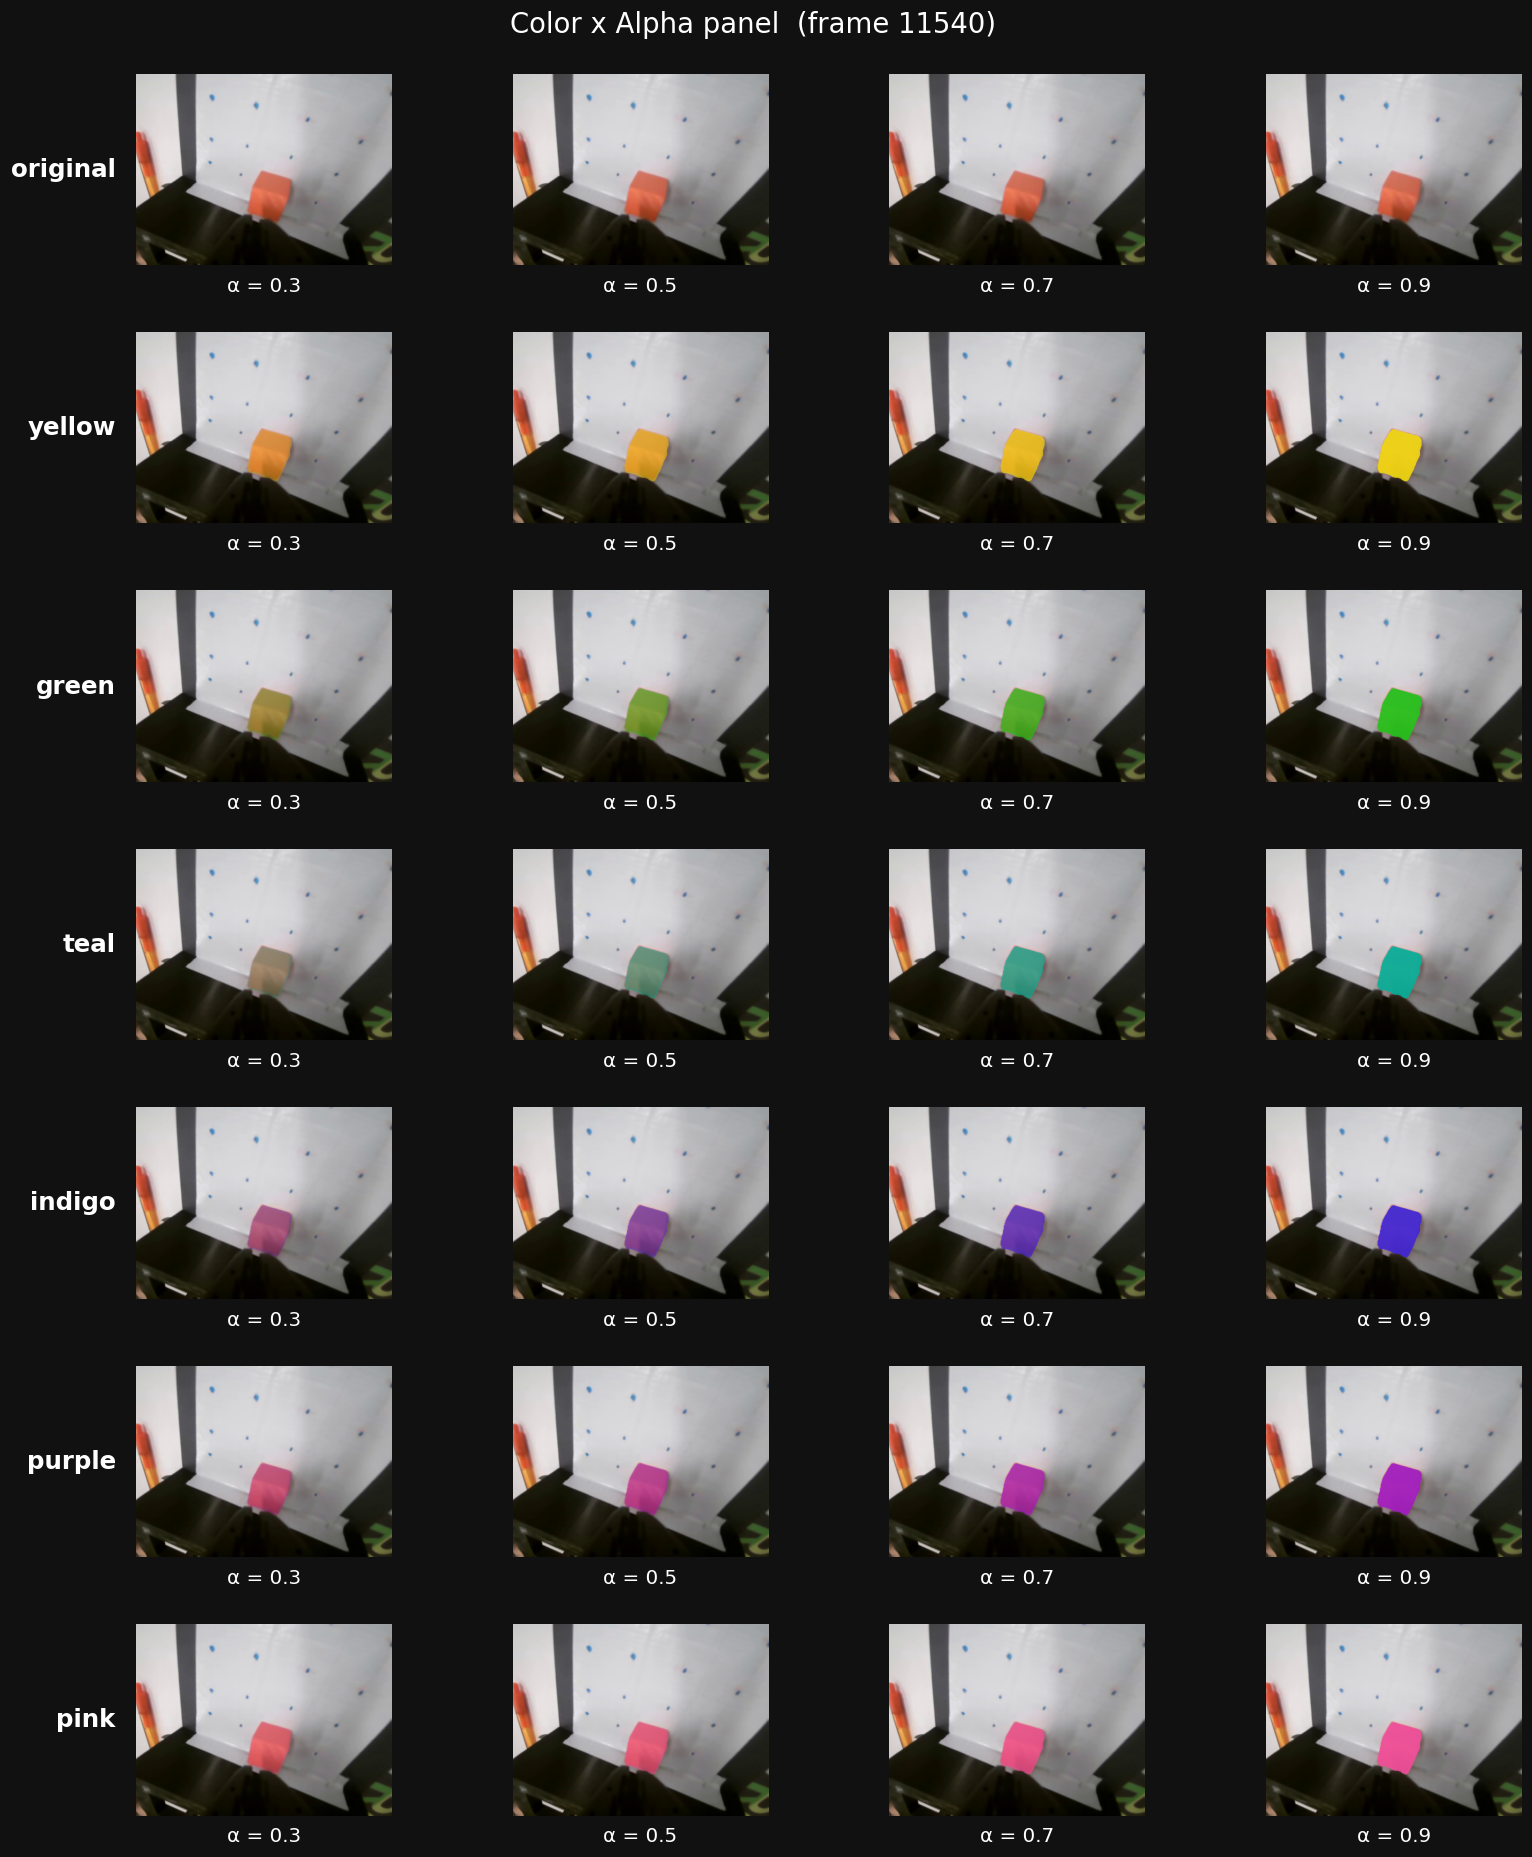

This chart was generated by the following Python code:
"""
Recreate the Color x Alpha panel visualization.
Shows frame 11540 from file-001 recolored with all 13 colors × 4 alpha values.

Output: color_panel_subplots.png  (saved next to this script)
"""

import os
import sys

import av
import cv2
import matplotlib
import numpy as np

matplotlib.use("Agg")
import matplotlib.pyplot as plt

# ── paths ────────────────────────────────────────────────────────────────────
ORIG_VIDEO = (
    r"C:\Users\calle\.cache\huggingface\hub"
    r"\datasets--nc8304--so101_combined_cubeONLY"
    r"\snapshots\acc242c231f60171a5b2833442d176cd793ea8c9"
    r"\videos\observation.images.front\chunk-000\file-001.mp4"
)
MASK_PATH = (
    r"C:\Users\calle\PycharmProjects\RobotArm"
    r"\outputs\batch\file-001\masks\mask_011540.png"
)
FRAME_IDX = 11540

# ── color palette (name, R, G, B) ────────────────────────────────────────────
COLORS = [
    ("red",     220,  40,  40),
    ("orange",  255, 140,   0),
    ("yellow",  240, 220,  20),
    ("lime",     80, 220,  40),
    ("green",    30, 200,  30),
    ("teal",      0, 180, 160),
    ("cyan",     20, 210, 230),
    ("blue",      0, 100, 255),
    ("indigo",   60,  40, 220),
    ("purple",  160,  30, 200),
    ("pink",    240,  80, 160),
    ("white",   255, 255, 255),
    ("gray",    128, 128, 128),
]

COLORS = [
    # ("red",     220,  40,  40),
    # ("orange",  255, 140,   0),
    ("yellow",  240, 220,  20),
    # ("lime",     80, 220,  40),
    ("green",    30, 200,  30),
    ("teal",      0, 180, 160),
    # ("cyan",     20, 210, 230),
    # ("blue",      0, 100, 255),
    ("indigo",   60,  40, 220),
    ("purple",  160,  30, 200),
    ("pink",    240,  80, 160),
#     ("white",   255, 255, 255),
#     ("gray",    128, 128, 128),
]

ALPHAS = [0.3, 0.5, 0.7, 0.9]


# ── helpers ──────────────────────────────────────────────────────────────────
def recolor_frame(frame: np.ndarray, mask: np.ndarray,
                  color_bgr: tuple, alpha: float, dilate: int = 1) -> np.ndarray:
    out = frame.copy()
    if mask.max() == 0:
        return out
    if dilate > 0:
        k = cv2.getStructuringElement(cv2.MORPH_ELLIPSE, (2 * dilate + 1, 2 * dilate + 1))
        mask = cv2.dilate(mask, k, iterations=1)
    color_layer = np.full_like(frame, color_bgr, dtype=np.uint8)
    roi = out[mask > 0].astype(np.float32)
    col = color_layer[mask > 0].astype(np.float32)
    blended = (1.0 - alpha) * roi + alpha * col
    out[mask > 0] = np.clip(blended, 0, 255).astype(np.uint8)
    return out


def extract_frame(video_path: str, frame_idx: int) -> np.ndarray:
    """Seek to frame_idx using PyAV (works with AV1 on Windows)."""
    with av.open(video_path) as container:
        stream = container.streams.video[0]
        stream.codec_context.skip_frame = "NONREF"  # faster seeking
        fps = float(stream.average_rate or 30)
        # Seek to a timestamp slightly before the target
        target_sec = max(0.0, (frame_idx - 1) / fps)
        target_ts = int(target_sec / stream.time_base)
        container.seek(target_ts, stream=stream)

        for i, frame in enumerate(container.decode(stream)):
            pts_frame = int(frame.pts * stream.time_base * fps) if frame.pts is not None else -1
            if pts_frame >= frame_idx or i >= 5:
                return frame.to_ndarray(format="bgr24")

    raise ValueError(f"Could not extract frame {frame_idx} from {video_path}")


# ── main ─────────────────────────────────────────────────────────────────────
def main():
    print(f"Extracting frame {FRAME_IDX} from {os.path.basename(ORIG_VIDEO)} ...")
    frame_bgr = extract_frame(ORIG_VIDEO, FRAME_IDX)
    frame_rgb = cv2.cvtColor(frame_bgr, cv2.COLOR_BGR2RGB)
    print(f"Frame shape: {frame_bgr.shape}")

    mask = cv2.imread(MASK_PATH, cv2.IMREAD_GRAYSCALE)
    if mask is None:
        sys.exit(f"Could not load mask: {MASK_PATH}")
    print(f"Mask loaded: {mask.shape}, non-zero pixels: {np.count_nonzero(mask)}")

    n_rows = 1 + len(COLORS)   # original + 13 colors
    n_cols = len(ALPHAS)        # 4 alphas

    LABEL_FS = 16   # color row-label font size
    ALPHA_FS = 13   # alpha-below-image font size
    TITLE_FS = 18   # main title font size

    fig, axes = plt.subplots(n_rows, n_cols,
                             figsize=(n_cols * 3.8, n_rows * 2.4))
    fig.patch.set_facecolor("#111111")
    fig.suptitle(f"Color x Alpha panel  (frame {FRAME_IDX})",
                 color="white", fontsize=TITLE_FS, y=1.002)

    row_labels = ["original"] + [name for name, *_ in COLORS]

    for i in range(n_rows):
        is_original = (i == 0)
        name = row_labels[i]

        for j, alpha in enumerate(ALPHAS):
            ax = axes[i, j]

            if is_original:
                ax.imshow(frame_rgb)
            else:
                _, R, G, B = COLORS[i - 1]
                recolored = recolor_frame(frame_bgr, mask.copy(), (B, G, R), alpha)
                ax.imshow(cv2.cvtColor(recolored, cv2.COLOR_BGR2RGB))

            ax.axis("off")

            # alpha value below each image
            ax.text(0.5, -0.06, f"α = {alpha}",
                    transform=ax.transAxes,
                    ha="center", va="top",
                    color="white", fontsize=ALPHA_FS)

            # color label on the left side of the first column only
            if j == 0:
                ax.text(-0.08, 0.5, name,
                        transform=ax.transAxes,
                        ha="right", va="center",
                        color="white", fontsize=LABEL_FS, fontweight="bold")

    plt.tight_layout(rect=[0, 0, 1, 1])
    plt.subplots_adjust(left=0.10, hspace=0.35, wspace=0.05)

    out_path = os.path.join(os.path.dirname(os.path.abspath(__file__)),
                            "color_panel_subplots.png")
    plt.savefig(out_path, dpi=110, bbox_inches="tight",
                facecolor=fig.get_facecolor())
    print(f"\nSaved: {out_path}")


if __name__ == "__main__":
    main()
